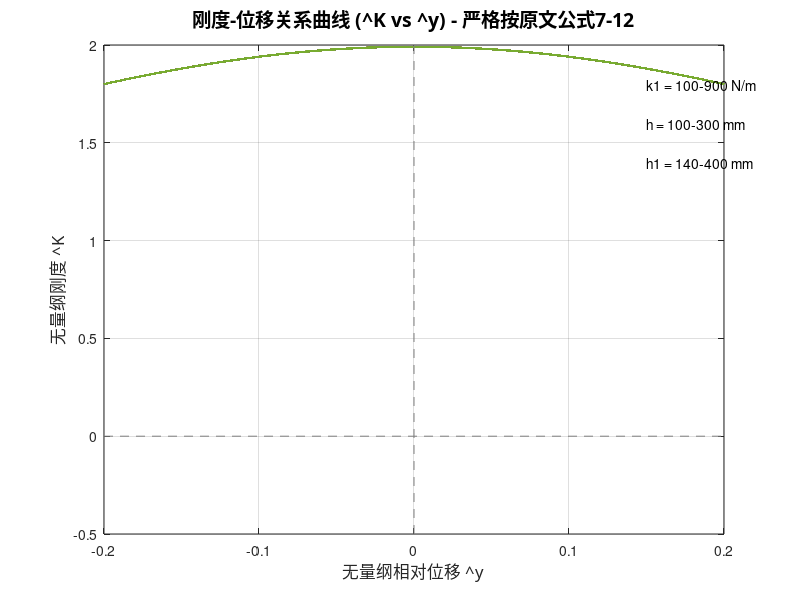

This figure's MATLAB source:
clear; clc;

%% 目标无量纲参数（取自原文Figure 7）
delta_hat_target = 0.5;      % δ̂ = δ / sqrt(a^2 + h1^2)
a_hat_target     = 0.755;    % â = a / sqrt(a^2 + h1^2)
alpha_target     = 0.942;    % α = k1/k2
alpha1_target    = 0.501;    % α₁ = k3/k2
gamma_target     = 2.143;    % γ = h/d

fprintf('目标无量纲参数:\n');
fprintf('  δ̂ = %.3f, â = %.3f, α = %.3f, α₁ = %.3f, γ = %.3f\n\n', ...
    delta_hat_target, a_hat_target, alpha_target, alpha1_target, gamma_target);

%% 定义物理参数遍历范围
k1_range = 100:200:900;      % 上斜弹簧刚度 N/m
h_range  = 0.10:0.05:0.30;   % 中间斜弹簧高度 m
h1_range = 0.14:0.05:0.40;   % 上斜弹簧高度 m

fprintf('遍历范围：\n');
fprintf('  k1: %.0f ~ %.0f N/m, 步长 %.0f N/m\n', min(k1_range), max(k1_range), k1_range(2)-k1_range(1));
fprintf('  h: %.2f ~ %.2f m, 步长 %.2f m\n', min(h_range), max(h_range), h_range(2)-h_range(1));
fprintf('  h1: %.2f ~ %.2f m, 步长 %.2f m\n', min(h1_range), max(h1_range), h1_range(2)-h1_range(1));
fprintf('总组合数: %d\n\n', length(k1_range) * length(h_range) * length(h1_range));

fprintf('遍历结果（物理量已转换为 mm）:\n');
fprintf('========================================================================================================================================================\n');
fprintf(' k1(N/m) | h(mm) | h1(mm) | k2(N/m) | k3(N/m) | a(mm) | d(mm) | delta(mm) | ρ | â实际 | â误差 %% | γ实际 | γ误差 %% | α实际 | α₁实际 | δ̂实际 | δ̂误差 %%\n');
fprintf('--------------------------------------------------------------------------------------------------------------------------------------------------------\n');

% 创建图形窗口
figure('Position', [100, 100, 1200, 600]);

% 用不同颜色区分不同的k1值
colors = lines(length(k1_range));
color_idx = 1;

for k1 = k1_range
    for h = h_range
        for h1 = h1_range
            % --- 几何参数计算（公式8的逆用）---
            d = h / gamma_target;                          % 垂直间距 m
            a = (a_hat_target / sqrt(1 - a_hat_target^2)) * h1;  % 水平距离 m
            L_norm = sqrt(a^2 + h1^2);                     % 归一化长度
            delta = delta_hat_target * L_norm;             % 预压缩量 m
            
            % --- 刚度计算（公式8）---
            k2 = k1 / alpha_target;                        % 垂直弹簧刚度 N/m
            k3 = alpha1_target * k2;                        % 中间斜弹簧刚度 N/m
            
            % --- 实际无量纲参数（公式8验证）---
            alpha_actual    = k1 / k2;                      % α实际
            alpha1_actual   = k3 / k2;                      % α₁实际
            a_hat_actual    = a / L_norm;                   % â实际
            gamma_actual    = h / d;                         % γ实际
            delta_hat_actual = delta / L_norm;               % δ̂实际
            
            % --- 计算ρ（公式8）---
            rho = (1 - a_hat_actual^2) / (gamma_actual - 1)^2;
            
            % --- 计算δ̂₁和δ̂₂（公式9-10）---
            term_a = sqrt(1 - a_hat_actual^2);
            term_rho = sqrt(rho);
            
            delta_hat1 = 1 - sqrt(1 + 2*term_a*term_rho + rho) + delta_hat_actual;
            delta_hat2 = 1 - sqrt(1 + 4*term_a*term_rho + 4*rho) + delta_hat_actual;
            
            % --- 误差计算 ---
            err_alpha  = abs(alpha_actual - alpha_target) / alpha_target * 100;
            err_alpha1 = abs(alpha1_actual - alpha1_target) / alpha1_target * 100;
            err_a_hat  = abs(a_hat_actual - a_hat_target) / a_hat_target * 100;
            err_gamma  = abs(gamma_actual - gamma_target) / gamma_target * 100;
            err_delta  = abs(delta_hat_actual - delta_hat_target) / delta_hat_target * 100;
            
            fprintf('%8.1f | %5.1f | %5.1f | %7.1f | %7.1f | %5.1f | %5.1f | %9.2f | %.3f |   %.3f   |   %.2f   |    %.3f     |   %.2f   | %.3f | %.3f | %.3f |   %.2f\n', ...
                k1, h*1000, h1*1000, k2, k3, a*1000, d*1000, delta*1000, rho, ...
                a_hat_actual, err_a_hat, gamma_actual, err_gamma, alpha_actual, alpha1_actual, delta_hat_actual, err_delta);
            
            % --- 计算刚度-位移关系（公式7-12）---
            % 定义位移范围（相对于平衡位置）
            % 平衡位置 x_e = √(1-â²) + √ρ（见原文第3页）
            x_e = sqrt(1 - a_hat_actual^2) + sqrt(rho);
            y_hat = linspace(-0.2, 0.2, 100);      % 无量纲相对位移
            x_hat = x_e + y_hat;                    % 绝对位移
            
            % 初始化刚度数组
            K_hat = zeros(size(y_hat));
            
            % 对每个位移点计算刚度
            for i = 1:length(x_hat)
                xi = x_hat(i);
                
                % --- 公式7：计算P参数 ---
                term_a = sqrt(1 - a_hat_actual^2);      % √(1-â²)
                term_rho = sqrt(rho);                    % √ρ
                
                P1 = term_a - xi;
                P2 = 1 - 2*term_a*xi + xi^2;
                P3 = 1 + delta_hat_actual;
                
                P4 = term_a + rho + 2*term_a*term_rho - xi;
                P5 = 1 + rho + 2*term_a*term_rho - 2*(term_a + rho + 2*term_a*term_rho)*xi + xi^2;
                P6 = sqrt(1 + 2*term_a*term_rho + rho) + delta_hat1;
                
                P7 = term_a + 2*term_rho - xi;
                P8 = 1 + 4*term_a*term_rho + 4*rho - 2*(term_a + 2*term_rho)*xi + xi^2;
                P9 = sqrt(1 + 4*term_a*term_rho + 4*rho) + delta_hat2;
                
                % --- 公式12：计算dP项 ---
                dP1 = -1;
                dP4 = -1;
                dP7 = -1;
                
                dP2 = -2*term_a + 2*xi;
                dP5 = -2*(term_a + rho + 2*term_a*term_rho) + 2*xi;
                dP8 = -2*(term_a + 2*term_rho) + 2*xi;
                
                % --- 公式12：计算dN项（严格按照原文形式）---
                dN1 = -2*alpha_actual * (1 - P3 * P2^(-1/2)) * dP1 ...
                      - alpha_actual * P1 * P2^(-3/2) * P3 * dP2;
                
                dN3 = -2*alpha1_actual * (1 - P6 * P5^(-1/2)) * dP4 ...
                      - alpha1_actual * P4 * P5^(-3/2) * P6 * dP5;
                
                dN5 = -2*alpha_actual * (1 - P9 * P8^(-1/2)) * dP7 ...
                      - alpha_actual * P7 * P8^(-3/2) * P9 * dP8;
                
                % --- 公式11：总刚度 ---
                K_hat(i) = 1 + dN1 + dN3 + dN5;
            end
            
            % 绘图
            plot(y_hat, K_hat, 'Color', colors(color_idx,:), 'LineWidth', 1);
            hold on;
        end
    end
    color_idx = color_idx + 1;
end

%% 图形设置
xlabel('无量纲相对位移 \^y', 'FontSize', 12, 'FontName', '宋体');
ylabel('无量纲刚度 \^K', 'FontSize', 12, 'FontName', '宋体');
title('刚度-位移关系曲线 (\^K vs \^y) - 严格按原文公式7-12', 'FontSize', 14, 'FontName', '宋体');
grid on;
xlim([-0.2, 0.2]);
ylim([-0.5, 2]);

% 添加参考线
plot([-0.2, 0.2], [0, 0], 'k--', 'LineWidth', 0.5, 'Color', [0.5 0.5 0.5]);  % 零刚度线
plot([0, 0], [-0.5, 2], 'k--', 'LineWidth', 0.5, 'Color', [0.5 0.5 0.5]);    % 平衡位置线

% 添加图例说明
text(0.15, 1.8, 'k1 = 100-900 N/m', 'FontSize', 10);
text(0.15, 1.6, 'h = 100-300 mm', 'FontSize', 10);
text(0.15, 1.4, 'h1 = 140-400 mm', 'FontSize', 10);

hold off;

fprintf('========================================================================================================================================================\n');
fprintf('已绘制所有参数组合的刚度-位移曲线，共 %d 条曲线\n', length(k1_range) * length(h_range) * length(h1_range));
